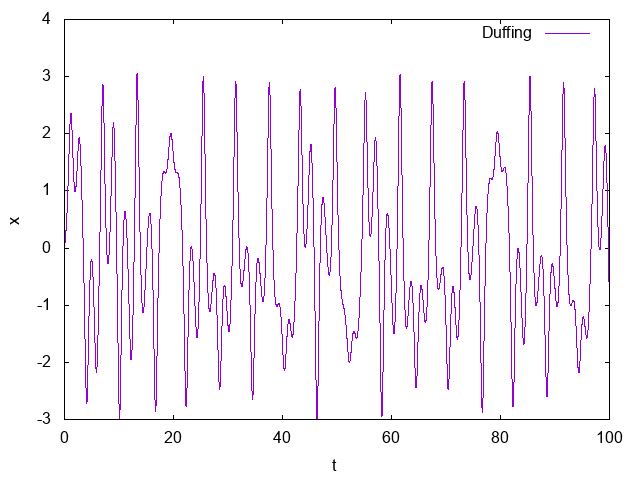

Reproduce this figure in gnuplot.
set terminal png
set output "a.png"

set xlabel "t"
set ylabel "x"

plot "a.dat" using 1:2 with lines title "Duffing"